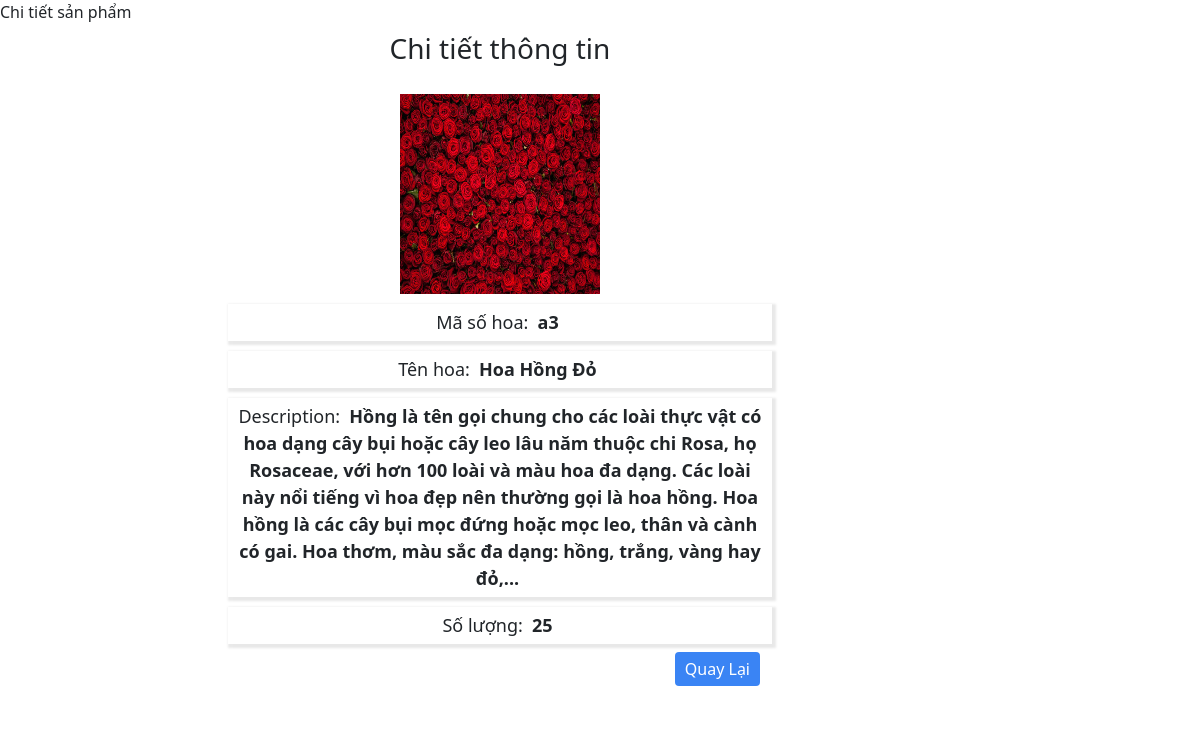
/myhome/flowers/1, run on the app's committed database.
### myhome/models.py (models this page shows)
class flowers (models.Model):
    ms = models.CharField(max_length=100)
    name= models.TextField()
    price = models.TextField()
    image = models.ImageField(null=True)
    description = models.TextField()
    number = models.TextField()

### myhome/views.py (the view)
# urls.py: path('/flowers/<int:id>',views.flowers_id),
def flowers_id(request, id):
    Flowers = flowers.objects.get(id=id)
    return render(request, 'pages/detail.html', {'flowers':Flowers})

### myhome/templates/pages/detail.html
{% extends "pages/home.html" %}
{% block title %}
Chi tiết sản phẩm
{% endblock %}
{% block content %}
<div class="MuiBoxItem_Left MuiBoxStudent">
    <div class="information py-2">
        <form action="" class="formQLTT">
            <h3 class="text-center">Chi tiết thông tin</h3>
            <div class="group">
                <div class="group-detail">
                    <img src="{{flowers.image.url}}" data-src="{{ flowers.image.url }}" width="200px" height="200px"/>
                    <div class="row">
                        <div class="col-6 detail-item">
                            <label for="" class="detail-label">Mã số hoa:</label>
                            <span class="detail_text" id="mssv">{{flowers.ms}}</span>
                        </div>
                        <div class="col-6 detail-item">
                            <label for="" class="detail-label">Tên hoa:</label>
                            <span class="detail_text" id="name">{{flowers.name}}</span>
                        </div>
                        <div class="col-6 detail-item ">
                            <label for="" class="detail-label">Description:</label>
                            <span class="detail_text" id="email">{{flowers.description}}</span>
                        </div>
                        <div class="col-6 detail-item">
                            <label for="" class="detail-label">Số lượng:</label>
                            <span class="detail_text" id="phone">{{flowers.number}}</span>
                        </div>
                        <div class="col-12 py-2">
                            <div class="row justify-content-end">
                                <div class="col-4 txtBtn">
                                    <a href="http://127.0.0.1:8000/myhome/home" type="button" class="btn txtOK">Quay Lại</a>
                                </div>
                            </div>
                        </div>
                    </div>
                </div>
            </div>
        </form>
    </div>
</div>
{% endblock %}

### myhome/templates/pages/home.html (style rules this page uses)
* { margin: 0; padding: 0; }
.MuiBoxItem_Left { width: 83.3333%; }
.group { margin: 0 200px; padding: 0; }
.group-detail { background-color: #ffffff; padding: 20px; text-align: center; }
.txtBtn { display: flex; justify-content: end; }
.btn { padding: 5px 10px; border: 0; }
.txtOK { background-color: #3a84f4; color: #fff; }
.detail-label { font-weight: 400; font-size: 18px; }
.detail_text { font-size: 18px; padding: 5px; font-weight: 600; }
.detail-item { padding: 13px 0; }
.detail-item { width: 550px; height: auto; background-color: rgb(255, 255, 255); z-index: 1000; margin: auto; margin-top: 10px; padding: 5px; box-shadow: 2px 2px 2px 2px rgba(227, 227, 227, 0.8); }
.group-detail { margin: 0 20px; }

### data on the page
flowers: image (picture), ms "a3", name "Hoa Hồng Đỏ", description "Hồng là tên gọi chung cho các loài thực vật có hoa dạng cây bụi hoặc cây leo lâu năm thuộc chi Rosa, họ Rosaceae, với hơn 100 loài và màu hoa đa dạng. Các loài này nổi tiếng vì hoa đẹp nên thường gọi là hoa hồng. Hoa hồng là các cây bụi mọc đứng hoặc mọc leo, thân và cành có gai. Hoa thơm, màu sắc đa dạng: hồng, trắng, vàng hay đỏ,...", number "25"
